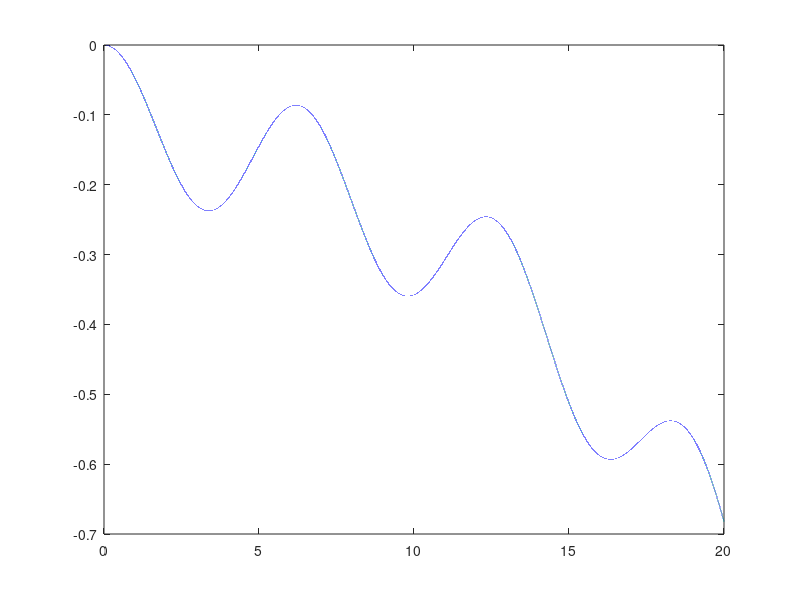

MATLAB code for this plot: (Note: this script raises an error after producing the figure.)
clear;
 tspan=0:0.0001:20;
y0=0;
[t,y]=ode45(@(t,y) (sin(t)-y)/-10, tspan, y0);
plot(t, y);
M=readmatrix('plot_data.csv');
plot(M(:,1),M(:,2),t,y);
%%
clear;
tspan = [0 5];
y0 = 0;
[t,y] = ode45(@(t,y) 2*t, tspan, y0);
plot(t,y,'-o')


%% 
clear;
M=readmatrix('plot_data.csv');
plot(M(:,1),M(:,2));
